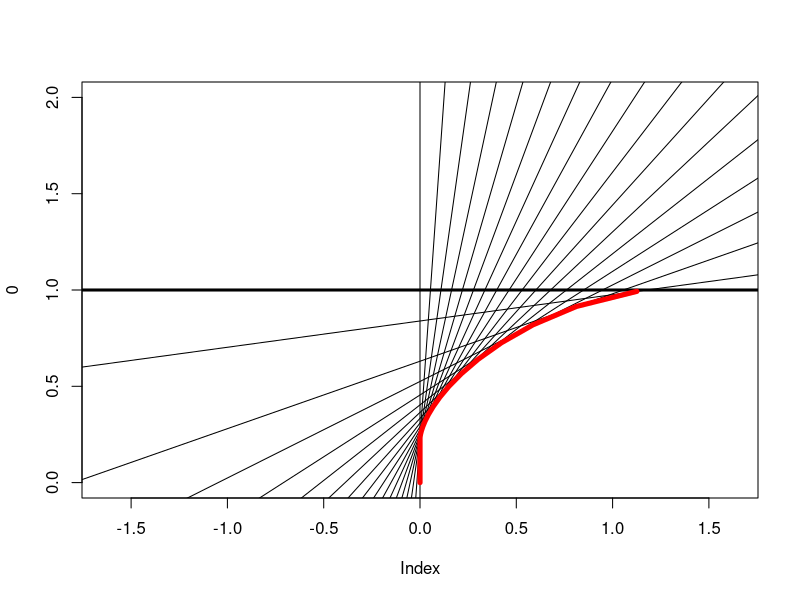

Write the R code that produced this figure.
###theta = c(seq(pi/4,pi/4+0.05,len=10),seq(pi/3,pi/3+0.05,len=10))
theta = seq(0,pi/2,len=30) #theta = pi/2 - incidence angle
cosphi = 1.3 * cos(theta)  #phi = pi/2 - refraction angle. So law of refraction is cos(phi)= mu*cos(theta).
good = which(abs(cosphi) < 1) #Good means refraction occurs (not total internal refraction)
thetagood = theta[good]
phigood = acos(cosphi[good])
a = 1-tan(phigood)/tan(thetagood) #y = a + bx is the line along which the refracted ray lies.
b = tan(phigood)
#svg('image/right2raw.svg')
plot(0,xlim=c(-1,1),ylim=c(0,2),asp=1,ty='n')
for(i in 1:length(good)) abline(a=a[i],b=b[i])
abline(1,0,lwd=3) #The water surface.
x = 0.69/tan(thetagood)^3 #This is for drawing the red curve (the envelope).
                                        #I did the math to find that the refracted rays in the pencil
                                        #of rays near theta intersect at a point with x =
                                        #(mu^2-1)/tan(theta)^3. Got this by taking limit. Ask
                                        #me for the details, if you need.
y = a+b*x
lines(x,y,col='red',lwd=5)
#dev.off()
